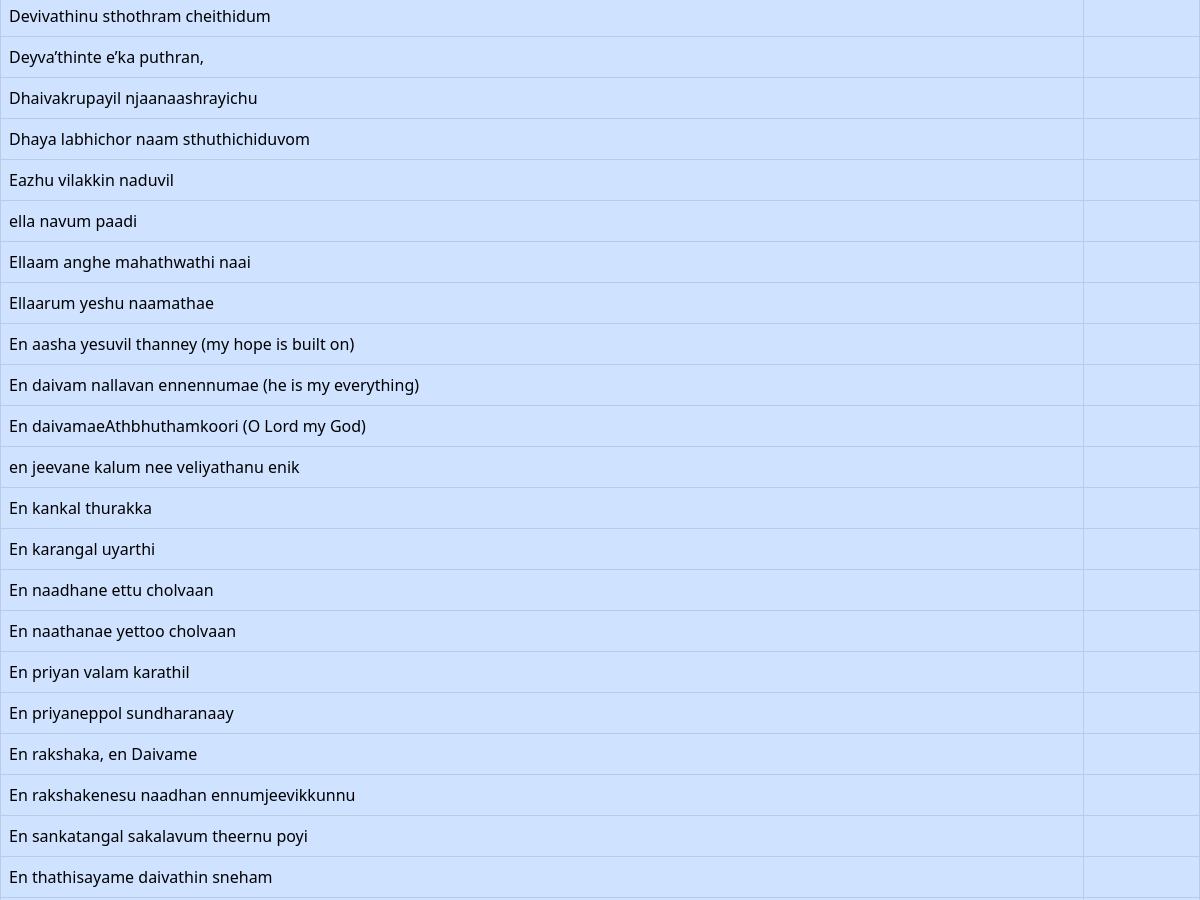
Page /malayalam (middle part) on the earlier database version.
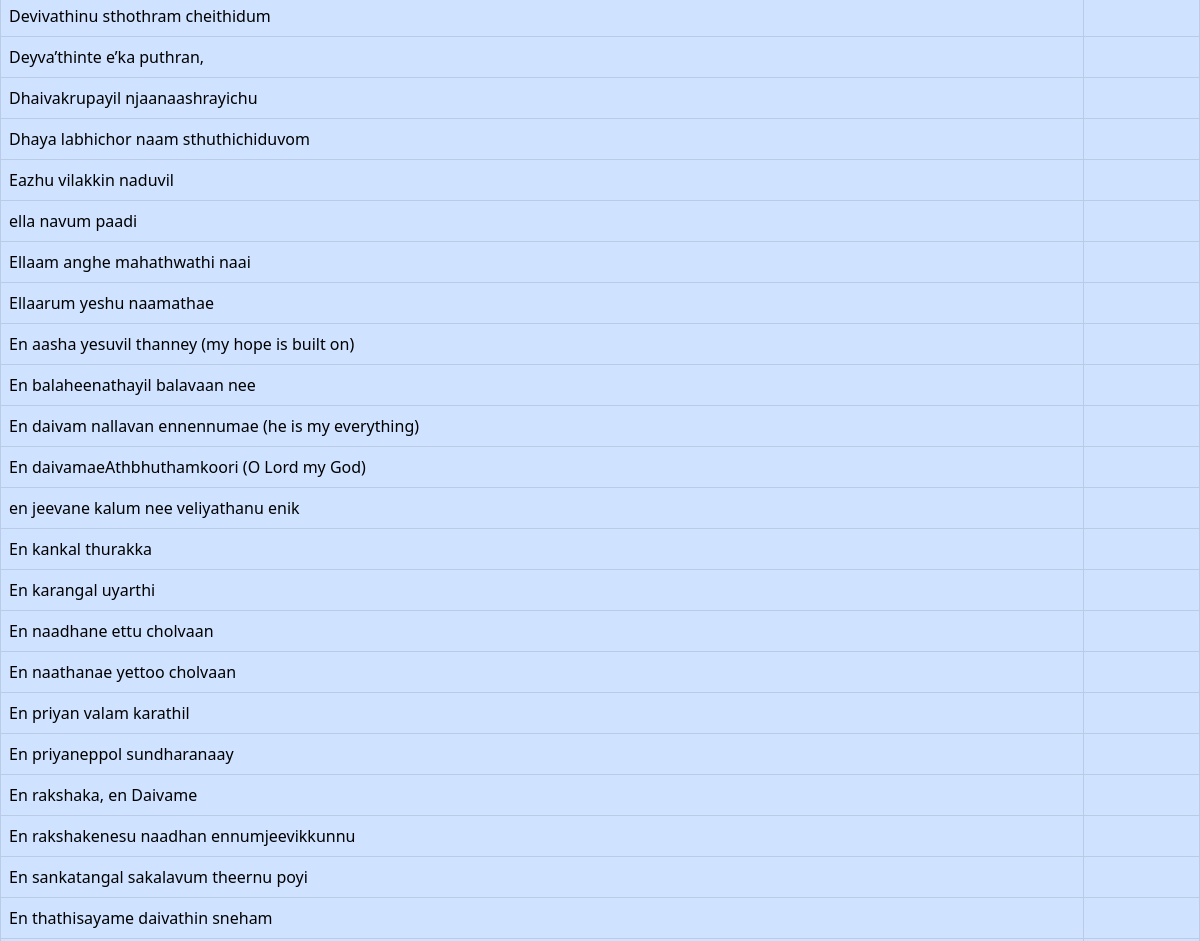
Same page on the later database version.
### tables this page shows
CREATE TABLE songs (
            id INTEGER PRIMARY KEY AUTOINCREMENT,
            title TEXT,
            alternate_title TEXT,
            lyrics TEXT,
            transliteration TEXT,
            chord TEXT,
            search_title TEXT,
            search_lyrics TEXT,
            youtube_link TEXT,
            create_date TEXT,
            modified_date TEXT,
            username TEXT,
            FOREIGN KEY (username) REFERENCES users(username)
        );

### server.py (the view)
@app.route('/malayalam')
def malayalam():
    conn = sqlite3.connect(DATABASE)
    if 'username' in session:
        login = True
        user = session['username']
        cursor1 = conn.cursor()
        cursor1.execute(
            'SELECT permission FROM users where username = ?', (user,))
        permission = cursor1.fetchone()
        permission = permission[0]
    else:
        login = False
        user = ""
        permission = 0
    cursor = conn.cursor()
    cursor.execute('SELECT id, title, search_title, search_lyrics FROM songs')
    all_rows = cursor.fetchall()
    filtered_results = [row for row in all_rows if 'malayalam' in row[1]
                        or 'Malayalam' in row[1] or 'malayalam' in row[2] or 'Malayalam' in row[2]]
    sorted_rows = sorted(filtered_results, key=lambda x: x[1].lower())
    conn.close()
    return render_template("malayalam.html", login=login, user=user, rows=sorted_rows, permission=permission)

### templates/malayalam.html (shortened to what this page needs)
<!DOCTYPE html>
<html lang="en">
<head>
    <link rel="stylesheet" href="https://cdnjs.cloudflare.com/ajax/libs/font-awesome/4.7.0/css/font-awesome.min.css">
    <link href="https://cdn.jsdelivr.net/npm/bootstrap@5.0.2/dist/css/bootstrap.min.css" rel="stylesheet"
>
</head>
<body>
    <br>
    <div class="tab-content" id="pills-tabContent">
        <div class="tab-pane fade show active" id="all" role="tabpanel" aria-labelledby="all-tab">
            <center>
                <table class="table table-dark table-hover table-bordered" style="margin-top: -25px;">
                    <tbody class="table-primary" id="songTable">
                        {% for row in rows %}
                        <tr data-id="{{ row[0] }}" id="{{ row[0] }}">
                            <td data-bs-toggle="modal" data-bs-target="#songModal">{{ row[1] }}</td>
                            <td>&nbsp;&nbsp;</td>
                        </tr>
                        {% endfor %}
                    </tbody>
                </table><br><br>
            </center>
        </div>
    </div>
</body>
</html>

Differences in the rows shown:
added songs: title "En balaheenathayil balavaan nee"
